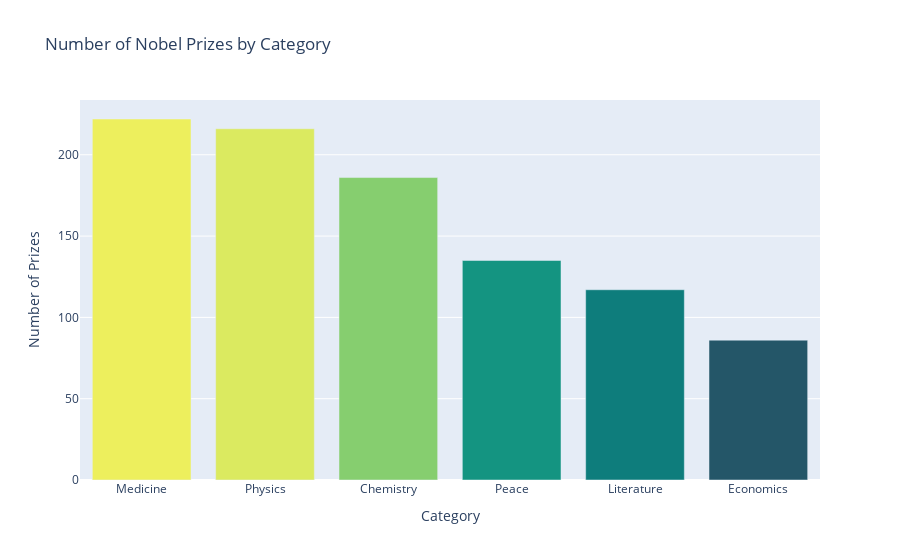

The notebook cell saved with this chart:
### Code cell
bar = px.bar(df_categories,
             x=df_categories.index,
             y=df_categories.prize,
             title='Number of Nobel Prizes by Category',
             color='prize',
             color_continuous_scale='Aggrnyl')

bar.update_layout(xaxis_title='Category',
                  yaxis_title='Number of Prizes',
                  coloraxis_showscale=False
                  )

bar.show()

### Figure 1 — Plotly figure (JSON) as saved in the notebook; plotly's stock layout.template omitted (floating-point values rounded to 4 significant figures)
{"data": [{"alignmentgroup": "True", "hovertemplate": "category=%{x}<br>prize=%{marker.color}<extra></extra>", "legendgroup": "", "marker": {"color": [222, 216, 186, 135, 117, 86], "coloraxis": "coloraxis", "pattern": {"shape": ""}}, "name": "", "offsetgroup": "", "orientation": "v", "showlegend": false, "textposition": "auto", "type": "bar", "x": ["Medicine", "Physics", "Chemistry", "Peace", "Literature", "Economics"], "xaxis": "x", "y": [222, 216, 186, 135, 117, 86], "yaxis": "y"}], "layout": {"barmode": "relative", "coloraxis": {"colorbar": {"title": {"text": "prize"}}, "colorscale": [[0, "rgb(36, 86, 104)"], [0.1667, "rgb(15, 114, 121)"], [0.3333, "rgb(13, 143, 129)"], [0.5, "rgb(57, 171, 126)"], [0.6667, "rgb(110, 197, 116)"], [0.8333, "rgb(169, 220, 103)"], [1, "rgb(237, 239, 93)"]], "showscale": false}, "legend": {"tracegroupgap": 0}, "title": {"text": "Number of Nobel Prizes by Category"}, "xaxis": {"anchor": "y", "domain": [0, 1], "title": {"text": "Category"}}, "yaxis": {"anchor": "x", "domain": [0, 1], "title": {"text": "Number of Prizes"}}}}
